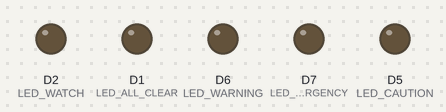
Recording of a sketch running on a simulated ESP8266 (NodeMCU). Parts: output pins drawn as LEDs (lit = HIGH). WiFi joins after 1.5 s; servers stay silent unless stated; network time is answered at once with the bench clock; the local clock reads 2024-03-15 10:24:30 at power-on unless the sketch sets it; random numbers use the default seed unless the sketch sets one; what the sketch prints to the serial monitor is not drawn.

Above: at 1.1 s.
At 2.6 s:
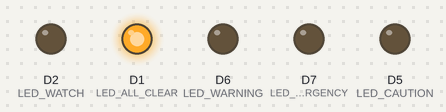
At 3.6 s:
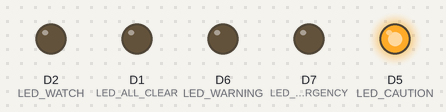
At 4.6 s:
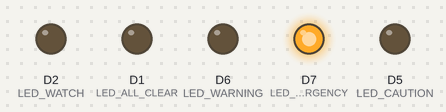
At 5.1 s:
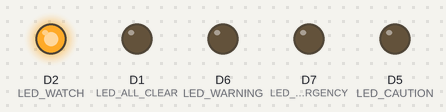
At 38.5 s:
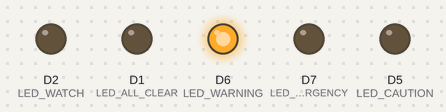
Timing chart, 0 to 40.0 s (numbered marks = the images above):
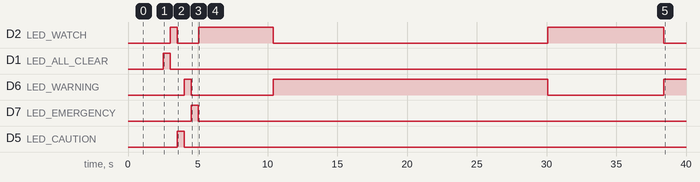

The sketch:

fire_detection.ino
```cpp
#include "fire_detection_model.h"
#include <ESP8266WiFi.h>
#include <FirebaseESP8266.h>
#include <NTPClient.h>
#include <WiFiUdp.h>

// WiFi Credentials - UPDATE WITH YOUR NETWORK
#define WIFI_SSID "Rumeth"        // Replace with your WiFi name
#define WIFI_PASSWORD "51015202530" // Replace with your WiFi password

// Firebase Configuration
#define FIREBASE_HOST "fire-detection-fcaf9-default-rtdb.asia-southeast1.firebasedatabase.app"
#define FIREBASE_AUTH "AIzaSyCUOxni60Lh-__ZeE7vzeRMo7XvgWzBWUo"

// ThingSpeak Configuration
#define THINGSPEAK_API_KEY "SKGNAYL7O2WJ0HI0"
#define THINGSPEAK_SERVER "api.thingspeak.com"

// Firebase objects
FirebaseData firebaseData;
FirebaseAuth auth;
FirebaseConfig config;

// NTP Client for timestamp
WiFiUDP ntpUDP;
NTPClient timeClient(ntpUDP, "pool.ntp.org", 19800, 60000); // UTC+5:30 for India

// Create an instance of the DecisionTree classifier
Eloquent::ML::Port::DecisionTree classifier;

// Scaler parameters from training
float temp_mean = 21.608380644952057;
float hum_mean = 58.95664551004219;
float smoke_mean = 84.47882523953255;
float gas_mean = 246.5997711187497;
float temp_std = 6.039009247386651;
float hum_std = 11.772935513775936;
float smoke_std = 572.9422942558082;
float gas_std = 2797.8461006020616;

// LED Pin Definitions for ESP8266
#define LED_ALL_CLEAR D1    // GPIO5 - Green LED - Level 0
#define LED_WATCH D2        // GPIO4 - Yellow LED - Level 1
#define LED_CAUTION D5      // GPIO14 - Orange LED - Level 2
#define LED_WARNING D6      // GPIO12 - Red LED - Level 3
#define LED_EMERGENCY D7    // GPIO13 - Red LED - Level 4

// Global variables
unsigned long lastUploadTime = 0;
const unsigned long uploadInterval = 5000; // Upload every 5 seconds
int readingCount = 0;

void setup() {
  Serial.begin(115200);
  delay(1000);

  // Initialize LED pins as OUTPUT
  pinMode(LED_ALL_CLEAR, OUTPUT);
  pinMode(LED_WATCH, OUTPUT);
  pinMode(LED_CAUTION, OUTPUT);
  pinMode(LED_WARNING, OUTPUT);
  pinMode(LED_EMERGENCY, OUTPUT);

  // Turn off all LEDs initially
  digitalWrite(LED_ALL_CLEAR, LOW);
  digitalWrite(LED_WATCH, LOW);
  digitalWrite(LED_CAUTION, LOW);
  digitalWrite(LED_WARNING, LOW);
  digitalWrite(LED_EMERGENCY, LOW);

  Serial.println("\n========================================");
  Serial.println("🔥 SMART FIRE DETECTION SYSTEM");
  Serial.println("========================================");

  // Connect to WiFi
  connectWiFi();

  // Initialize Firebase
  initFirebase();

  // Initialize NTP Client
  timeClient.begin();

  Serial.println("System Initialized Successfully!");
  Serial.println("LEDs configured on pins:");
  Serial.println("  D1 (GPIO5)  - Green (All Clear)");
  Serial.println("  D2 (GPIO4)  - Yellow (Watch)");
  Serial.println("  D5 (GPIO14) - Orange (Caution)");
  Serial.println("  D6 (GPIO12) - Red (Warning)");
  Serial.println("  D7 (GPIO13) - Red (Emergency)");
  Serial.println("========================================\n");

  // LED startup test sequence
  Serial.println("Running LED test sequence...");
  testLEDs();
}

void loop() {
  // Check WiFi connection
  if (WiFi.status() != WL_CONNECTED) {
    Serial.println("WiFi disconnected. Reconnecting...");
    connectWiFi();
  }

  // Update time
  timeClient.update();

  // Simulate sensor readings (replace with real sensors later)
  float temperature = random(15, 70);
  float humidity = random(30, 90);
  float smoke = random(0, 1000);
  float gas = random(0, 5000);

  // Normalize features
  float features[4] = {
    (temperature - temp_mean) / temp_std,
    (humidity - hum_mean) / hum_std,
    (smoke - smoke_mean) / smoke_std,
    (gas - gas_mean) / gas_std
  };

  // Get prediction
  int prediction = classifier.predict(features);
  const char* warningLabel = classifier.predictLabel(features);

  // Display results
  Serial.println("--- Sensor Readings ---");
  Serial.print("Temperature: "); Serial.print(temperature); Serial.println(" °C");
  Serial.print("Humidity: "); Serial.print(humidity); Serial.println(" %");
  Serial.print("Smoke: "); Serial.print(smoke); Serial.println(" units");
  Serial.print("Gas: "); Serial.print(gas); Serial.println(" PPM");

  Serial.println("\n--- Prediction ---");
  Serial.print("⚠️  WARNING LEVEL: "); Serial.print(prediction);
  Serial.print(" ("); Serial.print(warningLabel); Serial.println(")");

  // Control LEDs
  updateLEDs(prediction);

  // Upload to Firebase and ThingSpeak
  if (millis() - lastUploadTime >= uploadInterval) {
    uploadToFirebase(temperature, humidity, smoke, gas, prediction, warningLabel);
    uploadToThingSpeak(temperature, humidity, smoke, gas);
    lastUploadTime = millis();
  }

  Serial.println("========================================\n");
  delay(3000);
}

void connectWiFi() {
  Serial.print("Connecting to WiFi: ");
  Serial.println(WIFI_SSID);

  WiFi.begin(WIFI_SSID, WIFI_PASSWORD);

  int attempts = 0;
  while (WiFi.status() != WL_CONNECTED && attempts < 20) {
    delay(500);
    Serial.print(".");
    attempts++;
  }

  if (WiFi.status() == WL_CONNECTED) {
    Serial.println("\n✅ WiFi Connected!");
    Serial.print("IP Address: ");
    Serial.println(WiFi.localIP());
  } else {
    Serial.println("\n❌ WiFi Connection Failed!");
    Serial.println("Please check your credentials and try again.");
  }
}

void initFirebase() {
  Serial.println("Initializing Firebase...");

  // Configure Firebase
  config.host = FIREBASE_HOST;
  config.signer.tokens.legacy_token = FIREBASE_AUTH;

  // Initialize Firebase
  Firebase.begin(&config, &auth);
  Firebase.reconnectWiFi(true);

  // Set timeout
  firebaseData.setBSSLBufferSize(1024, 1024);
  firebaseData.setResponseSize(1024);

  Serial.println("✅ Firebase Initialized!");
}

void uploadToFirebase(float temp, float hum, float smoke, float gas, int level, const char* label) {
  Serial.println("\n📤 Uploading to Firebase...");

  readingCount++;

  // Get current timestamp
  String timestamp = timeClient.getFormattedTime();
  unsigned long epochTime = timeClient.getEpochTime();

  // Create JSON path with timestamp
  String path = "/readings/" + String(epochTime);

  // Upload sensor data
  if (Firebase.setFloat(firebaseData, path + "/temperature", temp)) {
    Serial.println("✅ Temperature uploaded");
  } else {
    Serial.println("❌ Temperature upload failed: " + firebaseData.errorReason());
  }

  if (Firebase.setFloat(firebaseData, path + "/humidity", hum)) {
    Serial.println("✅ Humidity uploaded");
  } else {
    Serial.println("❌ Humidity upload failed: " + firebaseData.errorReason());
  }

  if (Firebase.setFloat(firebaseData, path + "/smoke", smoke)) {
    Serial.println("✅ Smoke uploaded");
  } else {
    Serial.println("❌ Smoke upload failed: " + firebaseData.errorReason());
  }

  if (Firebase.setFloat(firebaseData, path + "/gas", gas)) {
    Serial.println("✅ Gas uploaded");
  } else {
    Serial.println("❌ Gas upload failed: " + firebaseData.errorReason());
  }

  if (Firebase.setInt(firebaseData, path + "/warningLevel", level)) {
    Serial.println("✅ Warning Level uploaded");
  } else {
    Serial.println("❌ Warning Level upload failed: " + firebaseData.errorReason());
  }

  if (Firebase.setString(firebaseData, path + "/warningLabel", label)) {
    Serial.println("✅ Warning Label uploaded");
  } else {
    Serial.println("❌ Warning Label upload failed: " + firebaseData.errorReason());
  }

  if (Firebase.setString(firebaseData, path + "/timestamp", timestamp)) {
    Serial.println("✅ Timestamp uploaded");
  } else {
    Serial.println("❌ Timestamp upload failed: " + firebaseData.errorReason());
  }

  // Update latest reading
  Firebase.setFloat(firebaseData, "/latest/temperature", temp);
  Firebase.setFloat(firebaseData, "/latest/humidity", hum);
  Firebase.setFloat(firebaseData, "/latest/smoke", smoke);
  Firebase.setFloat(firebaseData, "/latest/gas", gas);
  Firebase.setInt(firebaseData, "/latest/warningLevel", level);
  Firebase.setString(firebaseData, "/latest/warningLabel", label);
  Firebase.setString(firebaseData, "/latest/timestamp", timestamp);

  // If emergency level, create alert
  if (level == 4) {
    String alertPath = "/alerts/" + String(epochTime);
    Firebase.setFloat(firebaseData, alertPath + "/temperature", temp);
    Firebase.setFloat(firebaseData, alertPath + "/humidity", hum);
    Firebase.setFloat(firebaseData, alertPath + "/smoke", smoke);
    Firebase.setFloat(firebaseData, alertPath + "/gas", gas);
    Firebase.setString(firebaseData, alertPath + "/timestamp", timestamp);
    Firebase.setString(firebaseData, alertPath + "/message", "EMERGENCY: Fire detected!");
    Serial.println("🚨 EMERGENCY ALERT SENT TO FIREBASE!");
  }

  Serial.println("Firebase upload complete!");
}

void uploadToThingSpeak(float temp, float hum, float smoke, float gas) {
  WiFiClient client;

  if (client.connect(THINGSPEAK_SERVER, 80)) {
    String postStr = "api_key=" + String(THINGSPEAK_API_KEY);
    postStr += "&field1=" + String(temp);
    postStr += "&field2=" + String(hum);
    postStr += "&field3=" + String(smoke);
    postStr += "&field4=" + String(gas);
    postStr += "\r\n\r\n";

    client.print("POST /update HTTP/1.1\n");
    client.print("Host: " + String(THINGSPEAK_SERVER) + "\n");
    client.print("Connection: close\n");
    client.print("Content-Type: application/x-www-form-urlencoded\n");
    client.print("Content-Length: " + String(postStr.length()) + "\n\n");
    client.print(postStr);

    Serial.println("✅ Data sent to ThingSpeak");
    client.stop();
  } else {
    Serial.println("❌ ThingSpeak connection failed");
  }
}

void updateLEDs(int level) {
  // Turn off all LEDs first
  digitalWrite(LED_ALL_CLEAR, LOW);
  digitalWrite(LED_WATCH, LOW);
  digitalWrite(LED_CAUTION, LOW);
  digitalWrite(LED_WARNING, LOW);
  digitalWrite(LED_EMERGENCY, LOW);

  // Turn on LED corresponding to warning level
  switch(level) {
    case 0:  // All Clear - Green
      digitalWrite(LED_ALL_CLEAR, HIGH);
      Serial.println("🟢 LED Status: GREEN - All Clear");
      break;

    case 1:  // Watch - Yellow
      digitalWrite(LED_WATCH, HIGH);
      Serial.println("🟡 LED Status: YELLOW - Watch");
      break;

    case 2:  // Caution - Orange
      digitalWrite(LED_CAUTION, HIGH);
      Serial.println("🟠 LED Status: ORANGE - Caution");
      break;

    case 3:  // Warning - Red
      digitalWrite(LED_WARNING, HIGH);
      Serial.println("🔴 LED Status: RED - Warning");
      break;

    case 4:  // Emergency - Flashing Red
      flashEmergencyLED();
      Serial.println("🚨 LED Status: FLASHING RED - EMERGENCY!");
      break;
  }
}

void flashEmergencyLED() {
  // Flash emergency LED rapidly for alert
  for(int i = 0; i < 3; i++) {
    digitalWrite(LED_EMERGENCY, HIGH);
    delay(200);
    digitalWrite(LED_EMERGENCY, LOW);
    delay(200);
  }
  digitalWrite(LED_EMERGENCY, HIGH); // Keep it on
}

void testLEDs() {
  // Test each LED in sequence
  Serial.println("Testing All Clear LED (Green)...");
  digitalWrite(LED_ALL_CLEAR, HIGH);
  delay(500);
  digitalWrite(LED_ALL_CLEAR, LOW);

  Serial.println("Testing Watch LED (Yellow)...");
  digitalWrite(LED_WATCH, HIGH);
  delay(500);
  digitalWrite(LED_WATCH, LOW);

  Serial.println("Testing Caution LED (Orange)...");
  digitalWrite(LED_CAUTION, HIGH);
  delay(500);
  digitalWrite(LED_CAUTION, LOW);

  Serial.println("Testing Warning LED (Red)...");
  digitalWrite(LED_WARNING, HIGH);
  delay(500);
  digitalWrite(LED_WARNING, LOW);

  Serial.println("Testing Emergency LED (Red)...");
  digitalWrite(LED_EMERGENCY, HIGH);
  delay(500);
  digitalWrite(LED_EMERGENCY, LOW);

  Serial.println("LED test complete!\n");
}
```

fire_detection_model.h
```cpp
#pragma once
#include <cstdarg>
namespace Eloquent {
    namespace ML {
        namespace Port {
            class DecisionTree {
                public:
                    /**
                    * Predict class for features vector
                    */
                    int predict(float *x) {
                        if (x[2] <= 0.20166586339473724) {
                            if (x[0] <= 1.0666682720184326) {
                                return 0;
                            }

                            else {
                                return 1;
                            }
                        }

                        else {
                            if (x[3] <= 0.052147338166832924) {
                                if (x[2] <= 0.5515759289264679) {
                                    return 2;
                                }

                                else {
                                    return 3;
                                }
                            }

                            else {
                                if (x[3] <= 0.13149408996105194) {
                                    return 3;
                                }

                                else {
                                    return 3;
                                }
                            }
                        }
                    }

                    /**
                    * Predict readable class name
                    */
                    const char* predictLabel(float *x) {
                        return idxToLabel(predict(x));
                    }

                    /**
                    * Convert class idx to readable name
                    */
                    const char* idxToLabel(uint8_t classIdx) {
                        switch (classIdx) {
                            case 0:
                            return "AllClear";
                            case 1:
                            return "Watch";
                            case 2:
                            return "Caution";
                            case 3:
                            return "Warning";
                            case 4:
                            return "Emergency";
                            default:
                            return "Houston we have a problem";
                        }
                    }

                protected:
                };
            }
        }
    }
```

Measured:
- by itself, D2 (LED_WATCH): goes LOW 1.5 s, HIGH 5.3 s, LOW 19.7 s, HIGH 8.3 s, then LOW
- by itself, D6 (LED_WARNING): HIGH → LOW at 4.5 s, → HIGH 5.9 s later, → LOW 19.7 s later, → HIGH 8.3 s later
